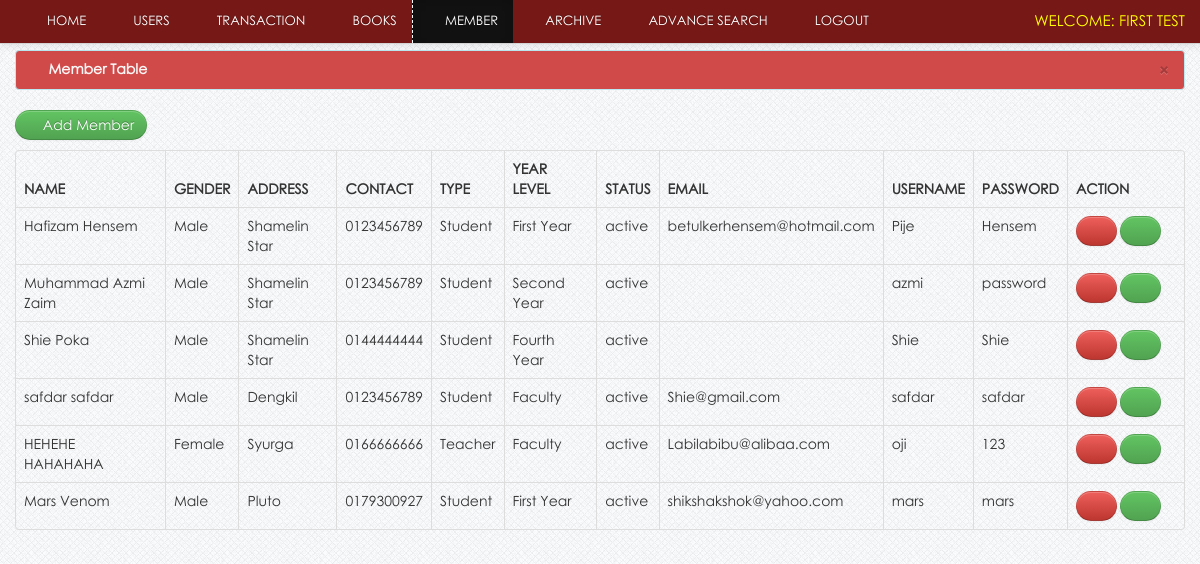
Screenshot of /admin/member.php (signed in) with the database file from the repository.
### tables this page shows
CREATE TABLE `users` (
  `user_id` int NOT NULL,
  `username` varchar(100) NOT NULL,
  `password` varchar(100) NOT NULL,
  `firstname` varchar(100) NOT NULL,
  `lastname` varchar(100) NOT NULL,
  `user_type` varchar(20) NOT NULL,
  `mfa_enabled` tinyint(1) DEFAULT '0',
  `totp_secret` varchar(255) DEFAULT NULL,
  `email` varchar(100) NOT NULL
);

CREATE TABLE `member` (
  `member_id` int NOT NULL,
  `firstname` varchar(100) NOT NULL,
  `lastname` varchar(100) NOT NULL,
  `gender` varchar(10) NOT NULL,
  `address` varchar(100) NOT NULL,
  `contact` varchar(100) NOT NULL,
  `type` varchar(100) NOT NULL,
  `year_level` varchar(100) NOT NULL,
  `status` varchar(100) NOT NULL,
  `email` varchar(100) NOT NULL,
  `username_mem` varchar(100) NOT NULL,
  `pass_mem` varchar(100) NOT NULL
);

### admin/session.php (called while the page is built, shortened)
<?php
$session_id=$_SESSION['id'];
?>

### admin/member.php (the view, shortened to what this page needs)
<?php include('header.php'); ?>
<?php include('session.php'); ?>
<?php include('navbar_member.php'); ?>
    <div class="container">
		<div class="margin-top">
			<div class="row">
			<div class="span12">
			   <div class="alert alert-info">
                                    <button type="button" class="close" data-dismiss="alert">&times;</button>
                                    <strong><i class="icon-user icon-large"></i>&nbsp;Member Table</strong>
                                </div>
                            <table cellpadding="0" cellspacing="0" border="0" class="table  table-bordered" id="example">
								<p><a href="add_member.php" class="btn btn-success"><i class="icon-plus"></i>&nbsp;Add Member</a></p>
                                <thead>
                                    <tr>
                                        <th>Name</th>
                                        <th>Gender</th>
										<th>Address</th>
										<th>Contact</th>
										<th>Type</th>
										<th>Year level</th>
										<th>Status</th>
										<th>Email</th>
										<th>Username</th>
										<th>Password</th>
										<th>Action</th>
                                    </tr>
                                </thead>
                                <tbody>
                                  <?php  $user_query=mysqli_query($link,"select * from member")or die(mysqli_error($link));
									while($row=mysqli_fetch_array($user_query)){
									$id=$row['member_id'];  ?>
									<tr class="del<?php echo $id ?>">
                                    <td><?php echo $row['firstname']." ".$row['lastname']; ?></td>
                                    <td><?php echo $row['gender']; ?> </td>
                                    <td><?php echo $row['address']; ?> </td>
                                    <td><?php echo $row['contact']; ?></td>
									<td><?php echo $row['type']; ?></td>
									<td><?php echo $row['year_level']; ?></td>
									<td><?php echo $row['status']; ?></td>
									<td><?php echo $row['email']; ?></td>
									<td><?php echo $row['username_mem']; ?></td>
									<td><?php echo $row['pass_mem']; ?></td>
                                    <td width="100">
                                        <a rel="tooltip"  title="Delete" id="<?php echo $id; ?>" href="#delete_student<?php echo $id; ?>" data-toggle="modal"    class="btn btn-danger"><i class="icon-trash icon-large"></i></a>
										<a  rel="tooltip"  title="Edit" id="e<?php echo $id; ?>" href="edit_member.php<?php echo '?id='.$id; ?>" class="btn btn-success"><i class="icon-pencil icon-large"></i></a>
                                    </td>
                                    </tr>
									<?php  }  ?>
                                </tbody>
                            </table>
			</div>
			</div>
		</div>
    </div>
<?php include('footer.php') ?>

### admin/navbar_member.php (shortened to what this page needs)
 <div class="navbar navbar-fixed-top navbar-inverse">
       <div class="navbar-inner">
           <div class="container">
               <div class="nav-collapse collapse">
<ul class="nav">
<li><a href="dashboard.php"><i class="icon-home icon-large"></i>&nbsp;Home</a></li>
<li><a href="users.php"><i class="icon-user icon-large"></i>&nbsp;Users</a></li>
<?php
 include('dropdown.php');
?>
<li><a href="books.php"><i class="icon-book icon-large"></i>&nbsp;Books</a></li>
<li class="active"><a href="member.php"><i class="icon-group icon-large"></i>&nbsp;Member</a></li>
<li><a href="archive.php"><i class="icon-list-alt icon-large"></i>&nbsp;Archive</a></li>
<li><a href="#myModal" data-toggle="modal"><i class="icon-search icon-large"></i>&nbsp;Advance Search</a></li>
<li><a href="./logout.php"><i class="icon-signout icon-large"></i>&nbsp;Logout</a></li>
</ul>
 <div class="pull-right">
	<?php
			  $user_query=mysqli_query($link,"select * from users WHERE user_id = '$session_id'")or die(mysqli_error($link));
				while($row=mysqli_fetch_array($user_query)){
			$id=$row['user_id']; ?>
	<div class="admin">Welcome: <?php echo $row['firstname']; ?></div>
		<?php } ?>
                </div>
               </div>
           </div>
       </div>
   </div>

### css/docs.css (style rules this page uses)
body { font-family:'TR Century Gothic',Helvetica,Arial,sans-serif !important; }
.btn { border-radius: 25px !important; }
.alert { text-shadow: none; }
th { text-transform:uppercase; }
.nav li a { text-transform:uppercase; }
.admin { color: yellow; font-size: 15px; margin-top: 10px; text-transform: uppercase; }
.margin-top { margin-top:50px; }
body { background: url(../img/grid_noise.png); position: relative; }
body > .navbar { font-size: 13px; }

### css/print.css (style rules this page uses)
.navbar { display:none; }
th { text-align:left; }
td { text-align:left; border-top:1px solid; padding:2px; }
.btn { display:none; }
.alert { display:none; }
body { font-family:arial; font-size:13px; }
.nav { display:none; }

### rows the page displays
users: firstname "FIRST TEST"
member: firstname "Hafizam", lastname "Hensem", gender "Male", address "Shamelin Star", contact "0123456789", type "Student", year_level "First Year", status "active", email "betulkerhensem@hotmail.com", username_mem "Pije", pass_mem "Hensem"
member: firstname "Muhammad Azmi", lastname "Zaim", gender "Male", address "Shamelin Star", contact "0123456789", type "Student", year_level "Second Year", status "active", username_mem "azmi", pass_mem "password"
member: firstname "Shie", lastname "Poka", gender "Male", address "Shamelin Star", contact "0144444444", type "Student", year_level "Fourth Year", status "active", username_mem "Shie", pass_mem "Shie"
member: firstname "safdar", lastname "safdar", gender "Male", address "Dengkil", contact "0123456789", type "Student", year_level "Faculty", status "active", email "Shie@gmail.com", username_mem "safdar", pass_mem "safdar"
member: firstname "HEHEHE", lastname "HAHAHAHA", gender "Female", address "Syurga", contact "0166666666", type "Teacher", year_level "Faculty", status "active", email "Labilabibu@alibaa.com", username_mem "oji", pass_mem "123"
member: firstname "Mars", lastname "Venom", gender "Male", address "Pluto", contact "0179300927", type "Student", year_level "First Year", status "active", email "shikshakshok@yahoo.com", username_mem "mars", pass_mem "mars"
